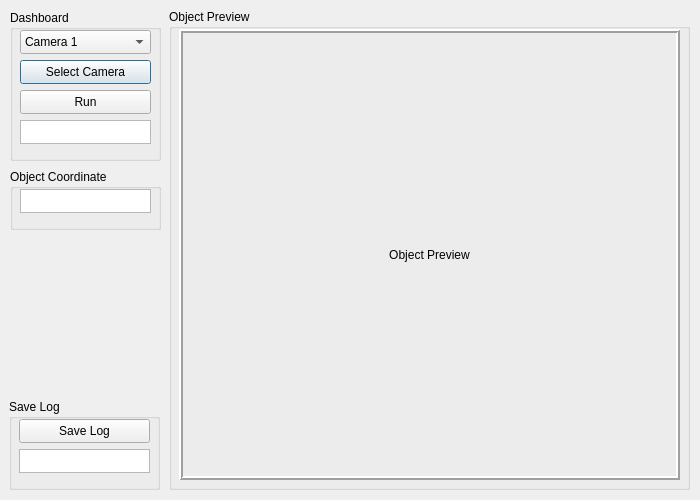
<?xml version="1.0" encoding="UTF-8"?>
<ui version="4.0">
 <class>Dialog</class>
 <widget class="QDialog" name="Dialog">
  <property name="geometry">
   <rect>
    <x>0</x>
    <y>0</y>
    <width>700</width>
    <height>500</height>
   </rect>
  </property>
  <property name="windowTitle">
   <string>Aplikasi Deteksi Hama</string>
  </property>
  <widget class="QGroupBox" name="dashboardBox">
   <property name="geometry">
    <rect>
     <x>10</x>
     <y>10</y>
     <width>151</width>
     <height>151</height>
    </rect>
   </property>
   <property name="title">
    <string>Dashboard</string>
   </property>
   <widget class="QComboBox" name="cameraList">
    <property name="geometry">
     <rect>
      <x>10</x>
      <y>20</y>
      <width>131</width>
      <height>24</height>
     </rect>
    </property>
    <item>
     <property name="text">
      <string>Camera 1</string>
     </property>
    </item>
    <item>
     <property name="text">
      <string>Camera 2</string>
     </property>
    </item>
   </widget>
   <widget class="QPushButton" name="selectCameraButton">
    <property name="geometry">
     <rect>
      <x>10</x>
      <y>50</y>
      <width>131</width>
      <height>24</height>
     </rect>
    </property>
    <property name="text">
     <string>Select Camera</string>
    </property>
   </widget>
   <widget class="QPushButton" name="runButton">
    <property name="geometry">
     <rect>
      <x>10</x>
      <y>80</y>
      <width>131</width>
      <height>24</height>
     </rect>
    </property>
    <property name="cursor">
     <cursorShape>PointingHandCursor</cursorShape>
    </property>
    <property name="text">
     <string>Run</string>
    </property>
   </widget>
   <widget class="QTextBrowser" name="runningText">
    <property name="geometry">
     <rect>
      <x>10</x>
      <y>110</y>
      <width>131</width>
      <height>24</height>
     </rect>
    </property>
    <property name="font">
     <font>
      <pointsize>9</pointsize>
     </font>
    </property>
    <property name="layoutDirection">
     <enum>Qt::LeftToRight</enum>
    </property>
   </widget>
  </widget>
  <widget class="QGroupBox" name="objectPreviewBox">
   <property name="geometry">
    <rect>
     <x>169</x>
     <y>9</y>
     <width>521</width>
     <height>481</height>
    </rect>
   </property>
   <property name="title">
    <string>Object Preview</string>
   </property>
   <widget class="QLabel" name="objectPreview">
    <property name="geometry">
     <rect>
      <x>10</x>
      <y>20</y>
      <width>501</width>
      <height>451</height>
     </rect>
    </property>
    <property name="autoFillBackground">
     <bool>false</bool>
    </property>
    <property name="frameShape">
     <enum>QFrame::Box</enum>
    </property>
    <property name="frameShadow">
     <enum>QFrame::Raised</enum>
    </property>
    <property name="lineWidth">
     <number>2</number>
    </property>
    <property name="text">
     <string>Object Preview</string>
    </property>
    <property name="scaledContents">
     <bool>true</bool>
    </property>
    <property name="alignment">
     <set>Qt::AlignCenter</set>
    </property>
   </widget>
  </widget>
  <widget class="QGroupBox" name="groupBox">
   <property name="geometry">
    <rect>
     <x>10</x>
     <y>169</y>
     <width>151</width>
     <height>61</height>
    </rect>
   </property>
   <property name="title">
    <string>Object Coordinate</string>
   </property>
   <widget class="QTextBrowser" name="objectCoordinateText">
    <property name="geometry">
     <rect>
      <x>10</x>
      <y>20</y>
      <width>131</width>
      <height>24</height>
     </rect>
    </property>
    <property name="font">
     <font>
      <pointsize>9</pointsize>
     </font>
    </property>
   </widget>
  </widget>
  <widget class="QGroupBox" name="groupBox_2">
   <property name="geometry">
    <rect>
     <x>9</x>
     <y>399</y>
     <width>151</width>
     <height>91</height>
    </rect>
   </property>
   <property name="title">
    <string>Save Log</string>
   </property>
   <widget class="QTextBrowser" name="saveText">
    <property name="geometry">
     <rect>
      <x>10</x>
      <y>50</y>
      <width>131</width>
      <height>24</height>
     </rect>
    </property>
    <property name="font">
     <font>
      <pointsize>9</pointsize>
     </font>
    </property>
   </widget>
   <widget class="QPushButton" name="saveButton">
    <property name="geometry">
     <rect>
      <x>10</x>
      <y>20</y>
      <width>131</width>
      <height>24</height>
     </rect>
    </property>
    <property name="cursor">
     <cursorShape>PointingHandCursor</cursorShape>
    </property>
    <property name="text">
     <string>Save Log</string>
    </property>
   </widget>
  </widget>
  <zorder>objectPreviewBox</zorder>
  <zorder>dashboardBox</zorder>
  <zorder>groupBox</zorder>
  <zorder>groupBox_2</zorder>
 </widget>
 <resources/>
 <connections/>
</ui>
